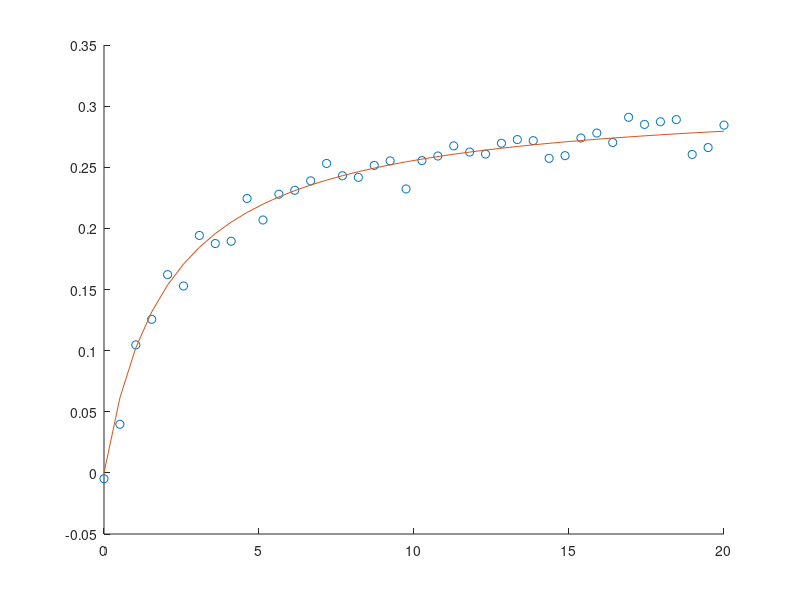

The MATLAB source for this figure:
function eje3b()
    s = load("datos3b.mat");
    x = s.xd;
    y = s.yd;
    z = polyfit(x, x./y, 1);
    a = z(1);
    b = z(2);
    hold on;
    plot(x, y, "o");
    plot(s.xd, s.xd./(a*s.xd+b))
end
